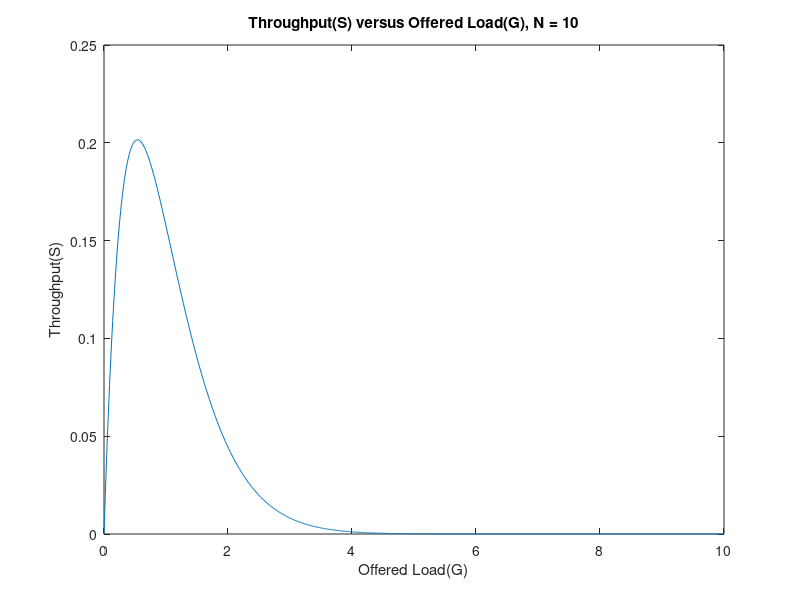

Recreate this plot in MATLAB.
%%=================================================================================================================================================
%%                                      OUTPUT FOR BUFFERED ALOHA WITH 10 ACTIVE NODES (N = 10)
%%=================================================================================================================================================

%%=============Initialisation of variables=========================================================================================================
S_buff = [];                                    %%  Array to store throughput values (Displayed on the y-axis)
N = 10;                                          %%  To be parameterised for N = 2, 5, 10 and INF
i = 0;
x_vals = [];                                    %%  Values on the x-axis
%%==================================================================================================================================================

%%=============Assuming there are no buffer overflows=======================================================================================

while i <= N                                        %%  dutyCycle needs to be non-negative 
	  G = i;                                    %%  To be parameterised
	  T = G;                                    %%  Both are equal in the case of Buffered ALOHA (T = Transmitted Load & G = Offered Load)
	
%%================(G = T iff there are no buffer overflows and G < Channel Capacity (N))============================================================
	
	  dutyCycle = G/N;
	  P_nb = 1 - dutyCycle;                     %% Probability of not buffered
	  coll1 = P_nb ^ (N - 1);                   %% Collision-1 probability
	  coll2 = exp(-1 * (N - 1) * dutyCycle);    %% Same as the unbuffered case
	
%% fprintf('Iteration = %d \tcollision-1 = %d \tcollision-2 = %d\n', i, coll1, coll2);
%%==================================================================================================================================================

%%===============Throughput calculation and storing in array [S = Ge^(-G)]==========================================================================
	
	  S = G * coll2 * coll1;                    %% Throughput calculation
	  S_buff = [S_buff, S];                     %% Appending the values to form a list
      x_vals = [x_vals, i];                     %% Appending the x-values 
      i = i + 0.01;                             %% Incrementing the step-size by a small amount
end

%%=======================Plotting the graphs=========================================================================================================
plot(x_vals, S_buff);                           %% plot(x, y) - syntax
title('Throughput(S) versus Offered Load(G), N = 10');
xlabel('Offered Load(G)');                      %% G = Average number of frames generated by the system during one frame transmission time (Unitless)
ylabel('Throughput(S)');                        %% S = Throughput (Unitless)

%%===================================================================================================================================================


